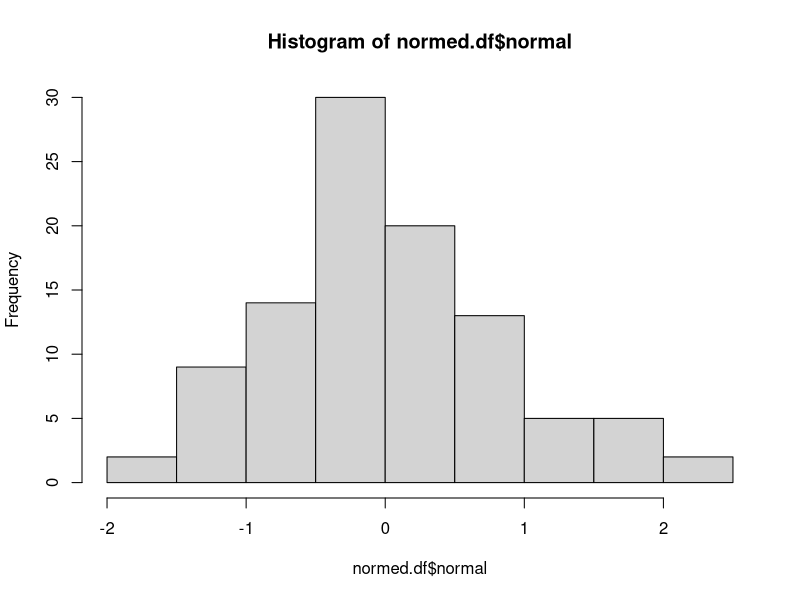
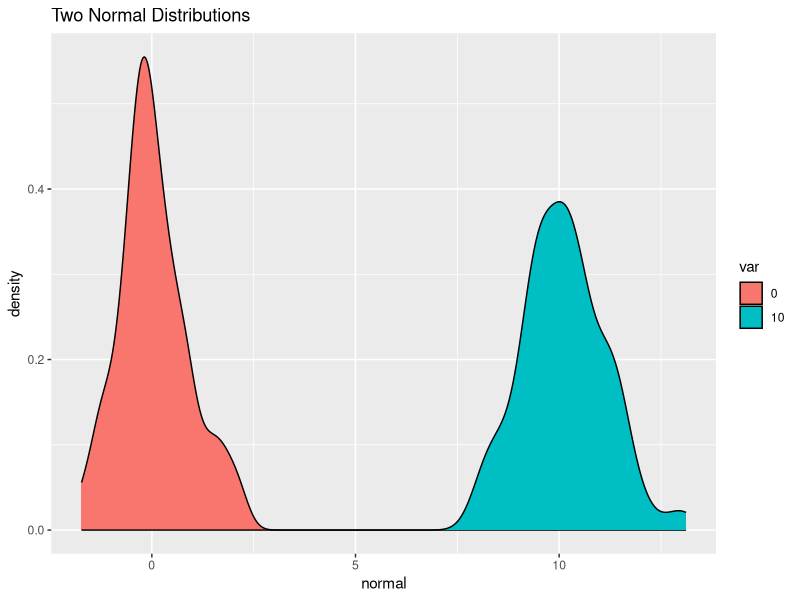

Generate these figures, in order, with R:
library(ggplot2)
normed <- rnorm(n=100,0,1)

normed.df <- as.data.frame(normed);
normed.df$var <- "0"
names(normed.df)<- c("normal","var")

normed <- rnorm(n=100,10,1)

normed.df2 <- as.data.frame(normed);
normed.df2$var <- "10"
names(normed.df2)<- c("normal","var")

hist(normed.df$normal)

joined <- rbind(normed.df, normed.df2)

ggplot(data=joined) +
  geom_density(aes(x=normal,group=var,fill=var)) + labs(title="Two Normal Distributions")
